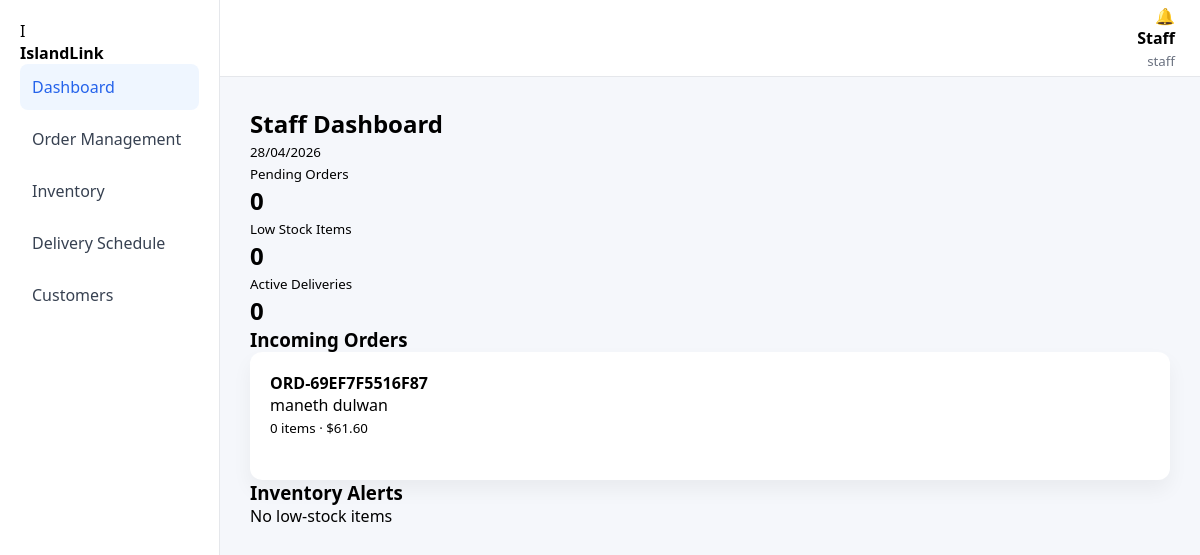
Page /php/staff_dash.php on the committed database.
### tables this page shows
CREATE TABLE `orders` (
  `id` int(11) NOT NULL,
  `user_id` int(11) NOT NULL,
  `order_number` varchar(100) NOT NULL,
  `total` decimal(10,2) NOT NULL DEFAULT 0.00,
  `status` enum('Pending','Processing','Out For Delivery','Delivered','Cancelled') NOT NULL DEFAULT 'Pending',
  `created_at` timestamp NULL DEFAULT current_timestamp(),
  `subtotal` decimal(10,2) NOT NULL DEFAULT 0.00,
  `shipping` decimal(10,2) NOT NULL DEFAULT 0.00,
  `delivery_address` text DEFAULT NULL,
  `tax` decimal(10,2) NOT NULL DEFAULT 0.00
);

CREATE TABLE `users` (
  `id` int(11) NOT NULL,
  `full_name` varchar(255) NOT NULL,
  `email` varchar(255) NOT NULL,
  `phone` varchar(50) DEFAULT NULL,
  `password` varchar(255) NOT NULL,
  `role` enum('user','retailer','driver','staff','admin') NOT NULL DEFAULT 'user',
  `created_at` timestamp NULL DEFAULT current_timestamp()
);

### php/staff_dash.php (the view, shortened to what this page needs)
<?php
require_once 'db.php';
$staffName = "Staff";
$staffRole = "staff";
$pendingOrders = $conn->query(
    "SELECT COUNT(*) AS total FROM orders WHERE status = 'Pending'"
)->fetch_assoc()['total'];
$lowStockItems = $conn->query(
    "SELECT COUNT(*) AS total FROM products WHERE stock < 50"
)->fetch_assoc()['total'];
$activeDeliveries = $conn->query(
    "SELECT COUNT(*) AS total FROM deliveries WHERE status = 'Out for Delivery'"
)->fetch_assoc()['total'];
$orders = $conn->query("
    SELECT
        o.id,
        o.order_number,
        u.full_name,
        o.total,
        o.status,
        COUNT(oi.id) AS items
    FROM orders o
    JOIN users u ON o.user_id = u.id
    LEFT JOIN order_items oi ON o.id = oi.order_id
    GROUP BY o.id
    ORDER BY o.created_at DESC
    LIMIT 3
");
$inventory = $conn->query(
    "SELECT name, stock FROM products WHERE stock < 50 ORDER BY stock ASC LIMIT 2"
);
?>
<!DOCTYPE html>
<html lang="en">
<head>
</head>
<body>
<div class="layout">
<aside class="sidebar">
    <div class="brand">
        <div class="logo">I</div>
        <strong>IslandLink</strong>
    </div>
    <nav>
        <a class="active" href="../php/staff-dash.php">Dashboard</a>
        <a href="../php/order_manage.php">Order Management</a>
        <a href="#">Inventory</a>
        <a href="#">Delivery Schedule</a>
        <a href="#">Customers</a>
    </nav>
</aside>
<div class="main">
<div class="topbar">
    <div class="user">
        🔔
        <strong><?= htmlspecialchars($staffName) ?></strong>
        <small><?= htmlspecialchars($staffRole) ?></small>
    </div>
</div>
<div class="content">
<h2>Staff Dashboard</h2>
<small><?= date('d/m/Y') ?></small>
<div class="stats">
    <div class="card">
        <small>Pending Orders</small>
        <h2><?= $pendingOrders ?></h2>
    </div>
    <div class="card">
        <small>Low Stock Items</small>
        <h2><?= $lowStockItems ?></h2>
    </div>
    <div class="card">
        <small>Active Deliveries</small>
        <h2><?= $activeDeliveries ?></h2>
    </div>
</div>
<div class="grid">
<div class="card-section">
<h3>Incoming Orders</h3>
<?php if ($orders->num_rows > 0): ?>
<?php while ($o = $orders->fetch_assoc()): ?>
<div class="order-card">
    <div>
        <strong><?= htmlspecialchars($o['order_number']) ?></strong>
        <p><?= htmlspecialchars($o['full_name']) ?></p>
        <small><?= (int)$o['items'] ?> items · $<?= number_format($o['total'], 2) ?></small>
    </div>
    <span class="status <?= strtolower(str_replace(' ', '', $o['status'])) ?>">
    </span>
</div>
<?php endwhile; ?>
<?php else: ?>
<p>No recent orders</p>
<?php endif; ?>
</div>
<div class="card-section">
<h3>Inventory Alerts</h3>
<?php if ($inventory->num_rows > 0): ?>
<?php while ($p = $inventory->fetch_assoc()): ?>
<div class="inventory-card">
    <div>
        <strong><?= htmlspecialchars($p['name']) ?></strong>
        <p>Stock: <?= $p['stock'] ?> units</p>
    </div>
    <a href="restock.php?product=<?= urlencode($p['name']) ?>" class="btn confirm">
    Restock
</a>
</div>
<?php endwhile; ?>
<?php else: ?>
<p>No low-stock items</p>
<?php endif; ?>
</div>
</div>
</div>
</div>
</body>
</html>

### rows in the picture
orders: order_number "ORD-69EF7F5516F87", user.full_name "maneth dulwan", items "0", total "61.60"

### other values in the picture
$staffName "Staff"
$staffRole "staff"
$pendingOrders "0"
$lowStockItems "0"
$activeDeliveries "0"
